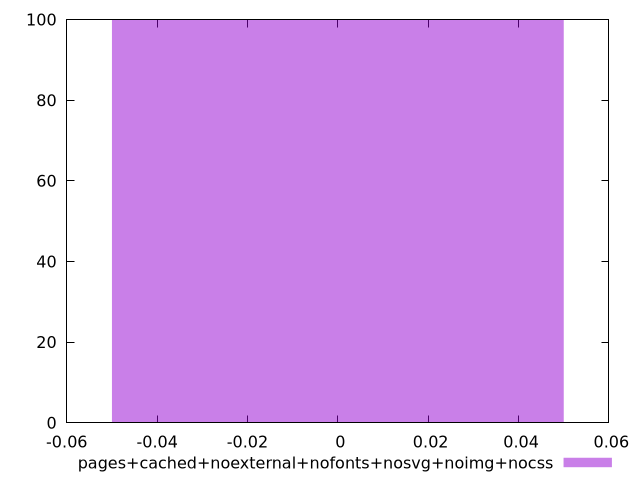

Source code (gnuplot):
$_pagesCachedNoexternalNofontsNosvgNoimgNocss <<EOF
0 100
EOF
set key outside below
set terminal pngcairo
set output "report_00004_2020-11-02T20-21-41.718Z/unminified-css/pages+cached+noexternal+nofonts+nosvg+noimg+nocss//raw_hist.png"
set yrange [0:100]
set boxwidth 0.1
set style fill transparent solid 0.5 noborder
plot $_pagesCachedNoexternalNofontsNosvgNoimgNocss title "pages+cached+noexternal+nofonts+nosvg+noimg+nocss" with boxes ,
